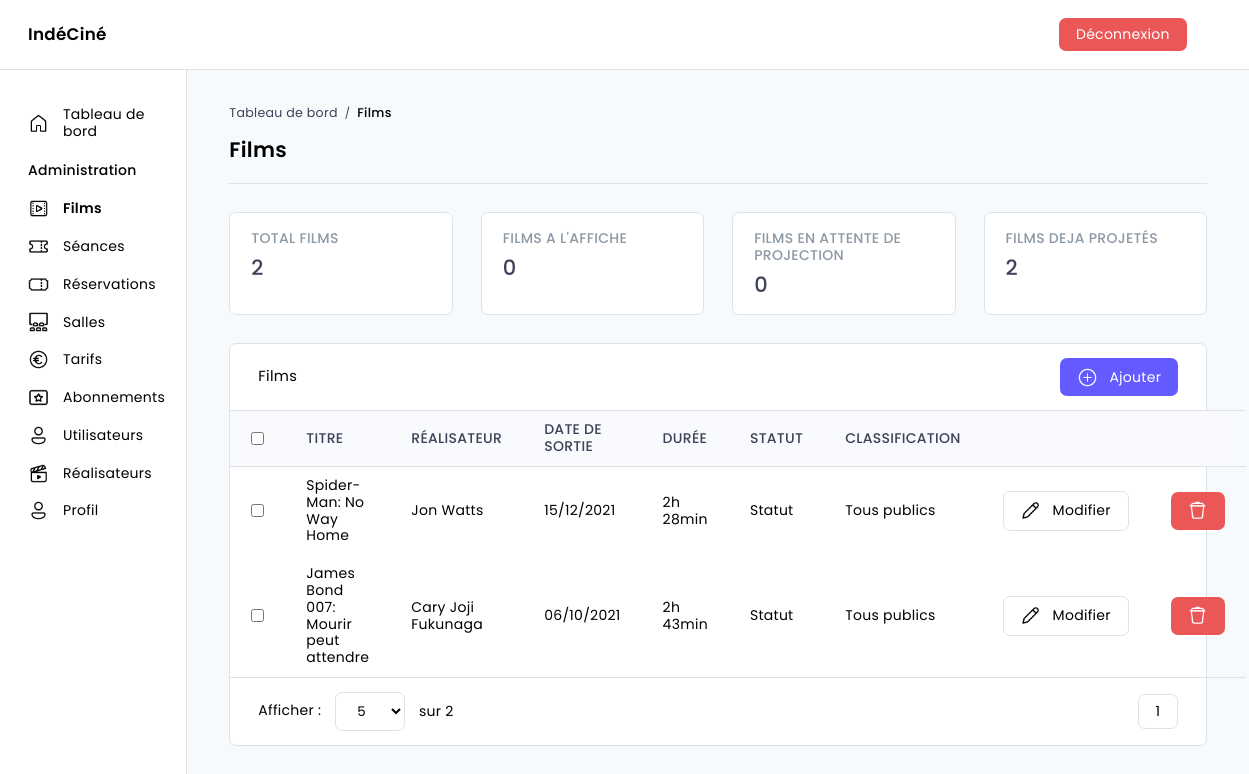
/dashboard/movies (signed in), run on the app's committed database.
### tables this page shows
CREATE TABLE IF NOT EXISTS `movies` (
  `movieId` int(11) NOT NULL AUTO_INCREMENT,
  `movieTitle` varchar(255) NOT NULL,
  `moviePoster` varchar(255) NOT NULL,
  `movieReleaseDate` date NOT NULL,
  `director_id` int(11) NOT NULL,
  `movieSynopsis` text NOT NULL,
  `movieDuration` smallint(6) NOT NULL,
  `movieFirstScreeningDate` date NOT NULL,
  `movieLastScreeningDate` date NOT NULL,
  `movieClassification` enum('non-classe','tous-publics','moins-12','moins-16','moins-18','moins-18-x') NOT NULL DEFAULT 'non-classe',
  PRIMARY KEY (`movieId`),
  KEY `director_id` (`director_id`)
);

CREATE TABLE IF NOT EXISTS `directors` (
  `directorId` int(11) NOT NULL AUTO_INCREMENT,
  `directorName` varchar(255) NOT NULL,
  `directorPicture` varchar(255) NOT NULL,
  PRIMARY KEY (`directorId`)
);

### src/Controllers/Controller.php (called while the page is built, shortened)
<?php
abstract class Controller {
    public function render (string $file, array $data = [], string $template = 'default') {
        extract($data);
        require_once ROOT . '/Views/pages/' . $file . '.php';
    }
}

### index.php (called while the page is built, shortened)
<?php
$app = new Router;
$app -> start();

### src/Models/Model.php (called while the page is built, shortened)
<?php
class Model extends Database {
    public function read (array $columns = null, array $criteria = null, array $join = null, int $limit = null, int $offset = null, string $count = null, string $fetch = null) {
        $params = array(
            'columns' => $columns,
            'criteria' => $criteria,
            'join' => $join,
            'limit' => $limit,
            'offset' => $offset,
            'count' => $count,
            'fetch' => $fetch
        );
        $criteriaString = "";
        $columnsString = "*";
        $joinString = "";
        $limitString = "";
        $offsetString = "";
        $criterionValues = null;
        foreach ($params as $key => $value) {
            if ($value) switch ($key) {
                case 'criteria':
                    $criterionColumns = array();
                    $criterionValues = array();
                    foreach ($value as $criterionColumn => $criterionValue) {
                        $criterionColumns[] = "$criterionColumn ?";
                        $criterionValues[] = $criterionValue;
                    }
                    $criteriaString = " WHERE " . implode(" AND ", $criterionColumns);
                    break;
                case 'join':
                    foreach ($value['tables'] as $val) {
                        $joinString .= " JOIN " . $val['table2'][0] . " " . $val['table2'][1] . " ON " . $val['table1'][1] . "." . $val['table1'][2] . " = " . $val['table2'][1] . "." . $val['table2'][2];
                    }
                    break;
                case 'limit':
                    $limitString = " LIMIT $limit";
                    break;
                case 'count':
                    $columnsString = "COUNT($columnsString) AS $value";
                    break;
            }
        }
        $sqlQuery = "SELECT " . $columnsString . " FROM {$this -> table} " . ((isset($join)) ? $join['table'] : null) . $joinString . $criteriaString . $limitString . $offsetString;
        $query = $this -> runQuery($sqlQuery, $criterionValues);
        if ($fetch == 'fetch') return $query -> fetch();
        else if ($fetch === 'fetchAll') return $query -> fetchAll();
        else return null;
    }
    public function runQuery (string $req, array $attrs = null) {
        $this -> database = Database::getInstance();
        if ($attrs !== null) {
            $query = $this -> database -> prepare($req);
            $query -> execute($attrs);
            return $query;
        } else return $this -> database -> query($req);
    }
}

### src/Models/MoviesModel.php (called while the page is built, shortened)
<?php
class MoviesModel extends Model {
    public function __construct () {
        $this -> table = 'movies';
    }
}

### src/Core/Database.php (called while the page is built, shortened)
<?php
class Database extends PDO {
    private static $instance;
    private function __construct () {
        $_dsn = 'mysql:dbname=' . self::DATABASE . ';host=' . self::SERVER;
    }
    public static function getInstance () : self {
        if (self::$instance === null) self::$instance = new self();
        return self::$instance;
    }
}

### src/Entities/functions.php (called while the page is built, shortened)
<?php
function format_date($date, $format) {
    if ($format === 'display-slash') return date_format(date_create($date), 'd/m/Y');
    else if ($format === 'display-dash') return date_format(date_create($date), 'd-m-Y');
    else if ($format === 'sql') return date_format(date_create($date), 'Y-m-d');
    else return null;
}
function format_duration($duration) {
    return floor($duration / 60) . "h " . $duration % 60 . "min";
}
function movie_classification($classification) {
    switch ($classification) {
        case 'tous-publics':
            return "Tous publics";
    }
}

### src/Views/pages/dashboard/movies/index.php (the view, shortened to what this page needs)
<div class="cards-container">
    <div class="card">
        <p class="title">TOTAL FILMS</p>
        <p class="value"><?= $totalMovies ?></p>
    </div>
    <div class="card">
        <p class="title">FILMS A L'AFFICHE</p>
        <p class="value"><?= $moviesScreening ?></p>
    </div>
    <div class="card">
        <p class="title">FILMS EN ATTENTE DE PROJECTION</p>
        <p class="value"><?= $moviesWaitingForScreening ?></p>
    </div>
    <div class="card">
        <p class="title">FILMS DEJA PROJETÉS</p>
        <p class="value"><?= $moviesAlreadyScreened ?></p>
    </div>
</div>
<div class="table-container">
    <div class="table-header">
        <p>Films</p>
        <form method="post">
            <button class="bg bg-blue" name="add">
                <img src="/public/images/icons/regular_add--v1.png">
                Ajouter
            </button>
        </form>
    </div>
    <form method="post">
        <table>
            <thead>
                <tr>
                    <th><input type="checkbox" onchange="checkAll(this)"></th>
                    <th>Titre</th>
                    <th>Réalisateur</th>
                    <th>Date de sortie</th>
                    <th>Durée</th>
                    <th>Statut</th>
                    <th>Classification</th>
                    <th></th>
                    <th></th>
                </tr>
            </thead>
            <tbody>
                <?php foreach ($movies as $movie): ?>
                <tr onclick="window.location.href = '/dashboard/movies/<?= $movie -> movieId ?>'">
                    <td><input type="checkbox"></td>
                    <td><?= $movie -> movieTitle ?></td>
                    <td><?= $movie -> directorName ?></td>
                    <td><?= format_date($movie -> movieReleaseDate, 'display-slash') ?></td>
                    <td><?= format_duration($movie -> movieDuration) ?></td>
                    <td>Statut</td>
                    <td><?= movie_classification($movie -> movieClassification) ?></td>
                    <td>
                        <button class="border" name="modify" value="<?= $movie -> movieId ?>">
                            <img src="/public/images/icons/regular_edit--v1.png">
                            Modifier
                        </button>
                    </td>
                    <td>
                        <button class="bg bg-red" name="delete" value="<?= $movie -> movieId ?>">
                            <img class="img-only" src="/public/images/icons/regular_filled-trash.png">
                        </button>
                    </td>
                </tr>
                <?php endforeach; ?>
            </tbody>
        </table>
    </form>
    <div class="table-footer">
        <div class="lines-number">
            <p>Afficher :</p>
            <form method="post">
                <select name="show" onchange="onSelectSubmit()">
                    <option value="5">5</option>
                </select>
            </form>
            <p>sur <?= $totalMovies ?></p>
        </div>
        <form class="change-page" method="post">
            <?php for ($i = 1; $i < $nbPages + 1; $i++): ?>
            <button class="border" name="page" value="<?= $i ?>"><?= $i ?></button>
            <?php endfor; ?>
        </form>
    </div>
</div>

### public/css/master.css (style rules this page uses)
:root { --color_white: #FFF; --color_black: #000; --color_light-grey: #E0E1E4; --color_grey: #8C98A4; --color_dark-grey: #3C4257; --color_light-blue: #B8D9EF; --color_blue: #635BFF; --color_blue-grey: #F8FAFD; --color_red: #EB5757; --color_green: #27AE60; --color_background: #F7FAFC; }
* { margin: 0; padding: 0; box-sizing: border-box; font: 14px "Poppins", sans-serif; line-height: 1.2; letter-spacing: .02rem; }
body { background-color: var(--color_background); }

### public/css/layout/main.css (style rules this page uses)
main p:not(:last-child) { margin-bottom: .1rem; }

### public/css/components/inputs.css (style rules this page uses)
input, select, textarea, fieldset { display: block; width: 100%; border: 1px solid var(--color_light-grey); border-radius: .5rem; }
input:not([type='submit']), select, textarea { margin: .6rem 0; font-size: .95rem; }
input:not([type='submit']), select { padding: .6rem 1.2rem; }
input[type='file'], select { cursor: pointer; }
select { background-color: var(--color_white); }

### public/css/components/buttons.css (style rules this page uses)
button { border: none; border-radius: .5rem; background-color: inherit; cursor: pointer; }
button:not(.no-style) { display: flex; align-items: center; padding: .6rem 1.2rem; }
button.border { border: 1px solid var(--color_light-grey); }
button.bg { color:var(--color_white); }
button.bg-blue { background-color: var(--color_blue); }
button.bg-red { background-color: var(--color_red); }
button img { height: 1.5rem; }
button img:not(.img-only) { margin-right: .8rem; }

### public/css/components/cards.css (style rules this page uses)
.cards-container { display: flex; flex-wrap: wrap; column-gap: 2rem; row-gap: 1.5rem; margin-bottom: 2rem; }
.cards-container .card { display: flex; flex-direction: column; align-items: flex-start; width: calc(25% - 1.5rem); padding: 1.2rem 1.5rem; border: 1px solid var(--color_light-grey); border-radius: .5rem; background-color: var(--color_white); cursor: pointer; }
.cards-container .card .title { margin-bottom: .6rem; font-weight: 500; color: var(--color_grey); }
.cards-container .card .value { font-size: 1.5rem; font-weight: 500; color: var(--color_dark-grey); }

### public/css/components/tables.css (style rules this page uses)
.table-container { border: 1px solid var(--color_light-grey); border-radius: .5rem; background-color: var(--color_white); }
.table-container .table-header { display: flex; justify-content: space-between; align-items: center; padding: 1rem 2rem; }
.table-container .table-header p { font-size: 1.05rem; }
.table-container .table-header form { display: flex; }
.table-container table { width: 100%; border-top: 1px solid var(--color_light-grey); border-bottom: 1px solid var(--color_light-grey); border-collapse: collapse; }
.table-container table thead { border-bottom: 1px solid var(--color_light-grey); background-color: var(--color_blue-grey); }
.table-container table th { padding: .75rem 1.5rem; font-weight: 500; color: var(--color_dark-grey); text-transform: uppercase; text-align: left; }
.table-container table th:first-child { width: 8%; }
.table-container table th:nth-last-child(2) { width: 14%; }
.table-container table th:last-child { width: 7%; }
.table-container table tr { cursor: pointer; }
.table-container table td { padding: .75rem 1.5rem; }
.table-container .table-footer { display: flex; justify-content: space-between; padding: 1rem 2rem; }
.table-container .table-footer .lines-number { width: auto; }
.table-container .table-footer .lines-number, .table-container .table-footer .change-page { display: flex; align-items: center; }
.table-container .table-footer .lines-number select { width: auto; margin: 0 1rem; }

### data on the page
movies: movieTitle "Spider-Man: No Way Home", director.directorName "Jon Watts", movieReleaseDate "15/12/2021", movieDuration "2h 28min", movieClassification "Tous publics", $movie -> movieId 1 (drawn)
movies: movieTitle "James Bond 007: Mourir peut attendre", director.directorName "Cary Joji Fukunaga", movieReleaseDate "06/10/2021", movieDuration "2h 43min", movieClassification "Tous publics", $movie -> movieId 2 (drawn)

### other printed values
end($pageData['breadcrumb']) "Films"
$pageData['title'] "Films"
$totalMovies "2"
$moviesScreening "0"
$moviesWaitingForScreening "0"
$moviesAlreadyScreened "2"
